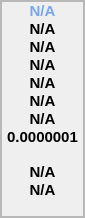
                     <widget class="QFrame" name="frame_11">
                      <property name="maximumSize">
                       <size>
                        <width>85</width>
                        <height>16777215</height>
                       </size>
                      </property>
                      <property name="frameShape">
                       <enum>QFrame::StyledPanel</enum>
                      </property>
                      <property name="frameShadow">
                       <enum>QFrame::Raised</enum>
                      </property>
                      <layout class="QVBoxLayout" name="verticalLayout_11">
                       <property name="spacing">
                        <number>0</number>
                       </property>
                       <property name="leftMargin">
                        <number>0</number>
                       </property>
                       <property name="topMargin">
                        <number>0</number>
                       </property>
                       <property name="rightMargin">
                        <number>0</number>
                       </property>
                       <property name="bottomMargin">
                        <number>0</number>
                       </property>
                       <item>
                        <widget class="QFrame" name="frame_8">
                         <property name="font">
                          <font>
                           <pointsize>11</pointsize>
                           <weight>75</weight>
                           <bold>true</bold>
                          </font>
                         </property>
                         <property name="frameShape">
                          <enum>QFrame::StyledPanel</enum>
                         </property>
                         <property name="frameShadow">
                          <enum>QFrame::Raised</enum>
                         </property>
                         <layout class="QVBoxLayout" name="verticalLayout_12">
                          <property name="spacing">
                           <number>0</number>
                          </property>
                          <property name="leftMargin">
                           <number>0</number>
                          </property>
                          <property name="topMargin">
                           <number>0</number>
                          </property>
                          <property name="rightMargin">
                           <number>0</number>
                          </property>
                          <property name="bottomMargin">
                           <number>0</number>
                          </property>
                          <item>
                           <widget class="QLabel" name="chosen_method_label_value">
                            <property name="maximumSize">
                             <size>
                              <width>16777215</width>
                              <height>22</height>
                             </size>
                            </property>
                            <property name="font">
                             <font>
                              <pointsize>11</pointsize>
                             </font>
                            </property>
                            <property name="styleSheet">
                             <string notr="true">color: qlineargradient(spread:pad, x1:0, y1:0, x2:1, y2:0, stop:0 rgba(28, 138, 255, 255), stop:1 rgba(20, 100, 250, 137))</string>
                            </property>
                            <property name="text">
                             <string>N/A</string>
                            </property>
                            <property name="alignment">
                             <set>Qt::AlignCenter</set>
                            </property>
                           </widget>
                          </item>
                          <item>
                           <widget class="QLabel" name="corr_label_value">
                            <property name="maximumSize">
                             <size>
                              <width>16777215</width>
                              <height>22</height>
                             </size>
                            </property>
                            <property name="font">
                             <font>
                              <pointsize>11</pointsize>
                             </font>
                            </property>
                            <property name="text">
                             <string>N/A</string>
                            </property>
                            <property name="alignment">
                             <set>Qt::AlignCenter</set>
                            </property>
                           </widget>
                          </item>
                          <item>
                           <widget class="QLabel" name="r_suared_label_value">
                            <property name="maximumSize">
                             <size>
                              <width>16777215</width>
                              <height>22</height>
                             </size>
                            </property>
                            <property name="font">
                             <font>
                              <pointsize>11</pointsize>
                             </font>
                            </property>
                            <property name="text">
                             <string>N/A</string>
                            </property>
                            <property name="alignment">
                             <set>Qt::AlignCenter</set>
                            </property>
                           </widget>
                          </item>
                          <item>
                           <widget class="QLabel" name="mean_label_value">
                            <property name="maximumSize">
                             <size>
                              <width>16777215</width>
                              <height>22</height>
                             </size>
                            </property>
                            <property name="font">
                             <font>
                              <pointsize>11</pointsize>
                             </font>
                            </property>
                            <property name="text">
                             <string>N/A</string>
                            </property>
                            <property name="alignment">
                             <set>Qt::AlignCenter</set>
                            </property>
                           </widget>
                          </item>
                          <item>
                           <widget class="QLabel" name="st_dev_label_value">
                            <property name="maximumSize">
                             <size>
                              <width>16777215</width>
                              <height>22</height>
                             </size>
                            </property>
                            <property name="font">
                             <font>
                              <pointsize>11</pointsize>
                             </font>
                            </property>
                            <property name="text">
                             <string>N/A</string>
                            </property>
                            <property name="alignment">
                             <set>Qt::AlignCenter</set>
                            </property>
                           </widget>
                          </item>
                          <item>
                           <widget class="QLabel" name="w_coef_label_value">
                            <property name="maximumSize">
                             <size>
                              <width>16777215</width>
                              <height>22</height>
                             </size>
                            </property>
                            <property name="font">
                             <font>
                              <pointsize>11</pointsize>
                             </font>
                            </property>
                            <property name="text">
                             <string>N/A</string>
                            </property>
                            <property name="alignment">
                             <set>Qt::AlignCenter</set>
                            </property>
                           </widget>
                          </item>
                          <item>
                           <widget class="QLabel" name="point_prognosis_label_value">
                            <property name="maximumSize">
                             <size>
                              <width>16777215</width>
                              <height>22</height>
                             </size>
                            </property>
                            <property name="font">
                             <font>
                              <pointsize>11</pointsize>
                             </font>
                            </property>
                            <property name="text">
                             <string>N/A</string>
                            </property>
                            <property name="alignment">
                             <set>Qt::AlignCenter</set>
                            </property>
                           </widget>
                          </item>
                          <item>
                           <widget class="QLabel" name="label_15">
                            <property name="maximumSize">
                             <size>
                              <width>16777215</width>
                              <height>22</height>
                             </size>
                            </property>
                            <property name="font">
                             <font>
                              <pointsize>11</pointsize>
                             </font>
                            </property>
                            <property name="text">
                             <string>0.0000001</string>
                            </property>
                            <property name="alignment">
                             <set>Qt::AlignCenter</set>
                            </property>
                           </widget>
                          </item>
                          <item>
                           <widget class="QLabel" name="empty_label">
                            <property name="maximumSize">
                             <size>
                              <width>16777215</width>
                              <height>38</height>
                             </size>
                            </property>
                            <property name="font">
                             <font>
                              <pointsize>11</pointsize>
                             </font>
                            </property>
                            <property name="text">
                             <string/>
                            </property>
                           </widget>
                          </item>
                          <item>
                           <widget class="QLabel" name="optimum_alpha_label_value">
                            <property name="maximumSize">
                             <size>
                              <width>16777215</width>
                              <height>24</height>
                             </size>
                            </property>
                            <property name="font">
                             <font>
                              <pointsize>11</pointsize>
                             </font>
                            </property>
                            <property name="text">
                             <string>N/A</string>
                            </property>
                            <property name="alignment">
                             <set>Qt::AlignCenter</set>
                            </property>
                           </widget>
                          </item>
                          <item>
                           <widget class="QLabel" name="optimum_beta_label_value">
                            <property name="maximumSize">
                             <size>
                              <width>16777215</width>
                              <height>24</height>
                             </size>
                            </property>
                            <property name="font">
                             <font>
                              <pointsize>11</pointsize>
                             </font>
                            </property>
                            <property name="text">
                             <string>N/A</string>
                            </property>
                            <property name="alignment">
                             <set>Qt::AlignCenter</set>
                            </property>
                           </widget>
                          </item>
                          <item>
                           <widget class="QLabel" name="empty_label_2">
                            <property name="styleSheet">
                             <string notr="true">color: qlineargradient(spread:pad, x1:1, y1:1, x2:0, y2:0, stop:0 rgba(81, 167, 179, 255), stop:0.159204 rgba(29, 101, 119, 255), stop:0.298507 rgba(61, 129, 150, 255), stop:0.412935 rgba(27, 161, 149, 255), stop:0.532338 rgba(85, 184, 146, 255), stop:0.666667 rgba(65, 150, 162, 255), stop:0.800995 rgba(71, 133, 185, 255), stop:0.965174 rgba(50, 96, 128, 255));</string>
                            </property>
                            <property name="text">
                             <string/>
                            </property>
                           </widget>
                          </item>
                         </layout>
                        </widget>
                       </item>
                      </layout>
                     </widget>
